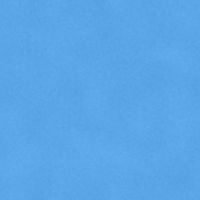
#> input picture tools/grounds/traeger/tex3/bal_back_blue.png, 200 x 200 px, given in place of steel.png, which was not available
$ python siteboard.py
#> lines starting #> are read from the running program, lines starting #| are printed output that depends on the picture
from PIL import Image,ImageDraw
import os
N=['steel','post','frame','lamps','sign_tio','sign_white','screen','rail','shed_wall','roof_white','brick','tree','trunk','dirt','grass']
B=Image.new('RGB',(5*320,3*340),(40,40,40));d=ImageDraw.Draw(B)
#> after `B = Image.new('RGB', (5 * 320, 3 * 340), (40, 40, 40))`: B: PIL image 1600x1020 RGB; every value is 40
for i,n in enumerate(N):
    im=Image.open(os.path.join('tex3',n+'.png'))
#> im is the input picture: PIL image 200x200 RGB; mean R, G, B 90.1, 166.1, 230.1
    if im.mode=='RGBA':bg=Image.new('RGBA',im.size,(60,110,50,255));bg.alpha_composite(im);im=bg
    im=im.convert('RGB');im.thumbnail((300,300));x,y=(i%5)*320+10,(i//5)*340+10
    B.paste(im,(x,y));d.text((x,y+305),n,fill=(255,255,255))
#> after `B.paste(im, (x, y))`:
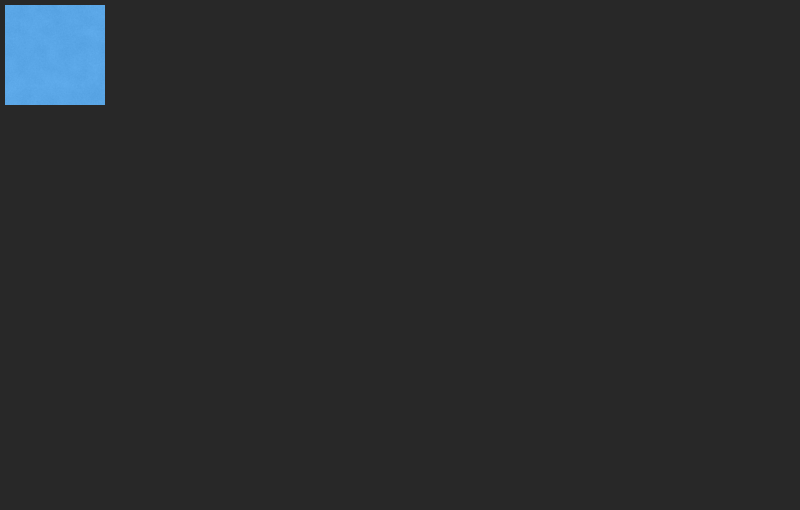
#> B: PIL image 1600x1020 RGB (shown at 1/2 size); mean R, G, B 41.2, 43.1, 44.7
#> pass 2 of the loop `for i,n in enumerate(N):`:
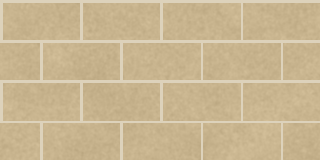
#> input picture tools/grounds/traeger/tex3/block_tan.png, 320 x 160 px, given in place of post.png, which was not available
#> im is the input picture: PIL image 320x160 RGB; mean R, G, B 201.6, 182.5, 146
#> im: PIL image 300x150 RGB
#> `B.paste(im, (x, y))`:
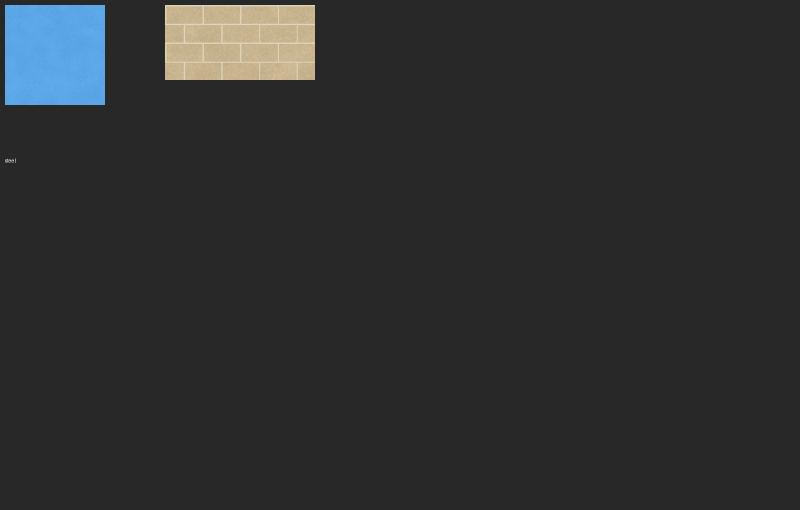
#> B: PIL image 1600x1020 RGB (shown at 1/2 size); mean R, G, B 45.7, 47, 47.6
#> (the run stopped early here; a loop or call above may not have finished)
